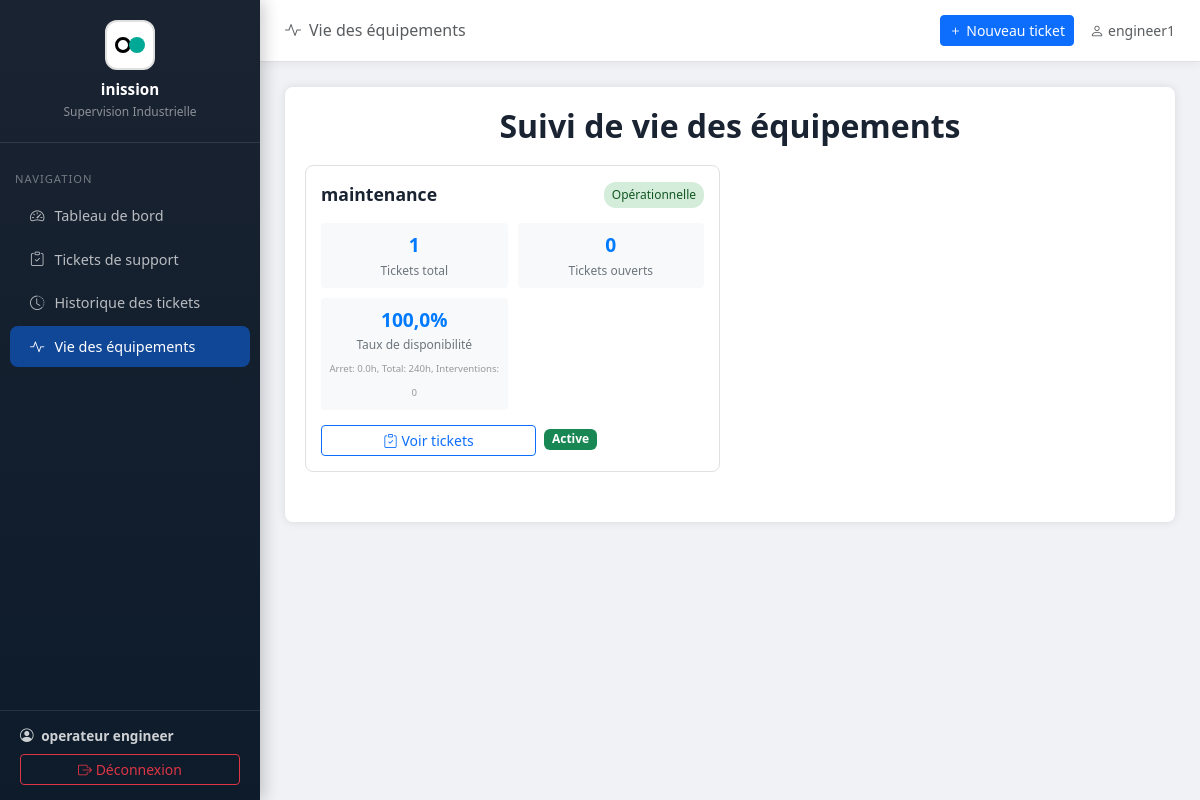
/interventions/viee/ (signed in), run on an earlier commit of the app's database.
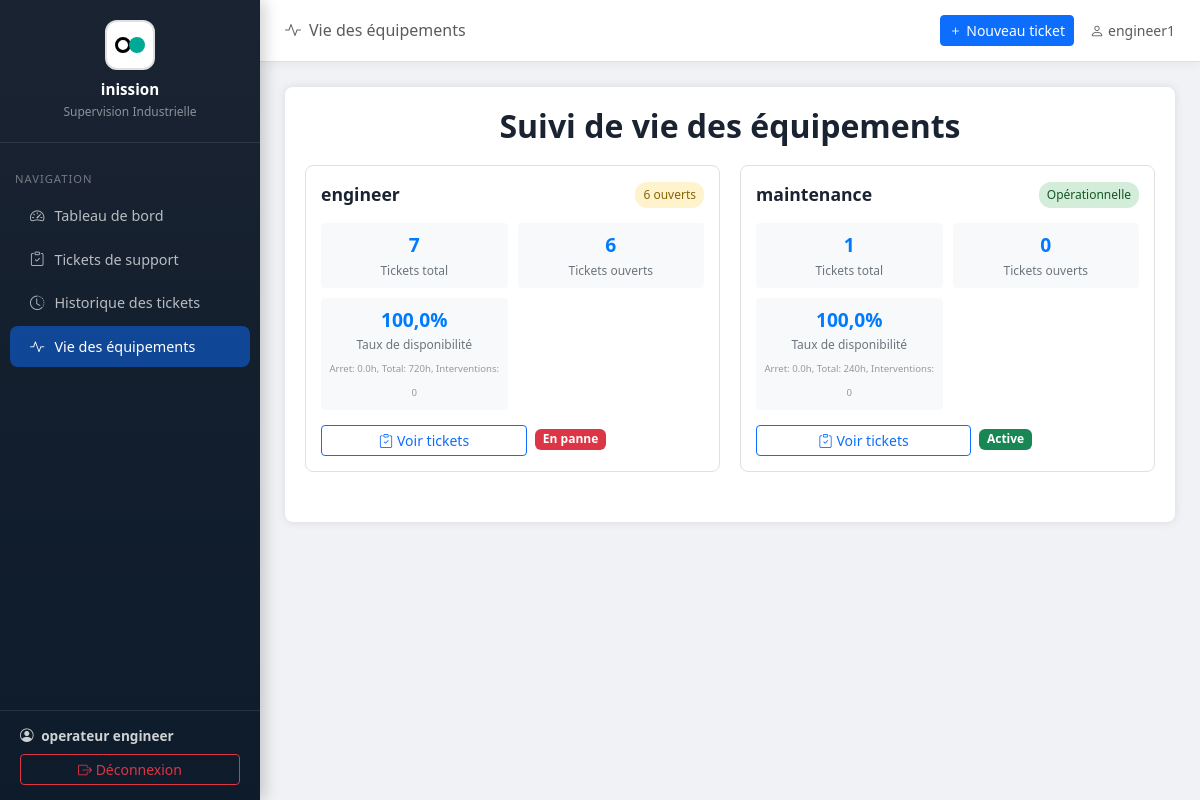
And on a later commit of the database.
### tickets/models.py (models this page shows, shortened)
class Machine(models.Model):
    nom = models.CharField(max_length=200, verbose_name="Nom de la machine")
    reference = models.CharField(max_length=100, unique=True, verbose_name="Référence")
    localisation = models.CharField(max_length=200, verbose_name="Localisation / Zone")
    description = models.TextField(blank=True, verbose_name="Description")
    actif = models.BooleanField(default=True, verbose_name="Active")
    date_installation = models.DateField(null=True, blank=True, verbose_name="Date d'installation")
    department = models.ForeignKey('Department', on_delete=models.SET_NULL, null=True, blank=True, verbose_name="Département associé")
    operator = models.ForeignKey('OperatorProfile', on_delete=models.SET_NULL, null=True, blank=True, verbose_name="Opérateur assigné")
    class Meta:
        verbose_name = "Machine"
        verbose_name_plural = "Machines"
        ordering = ['nom']

### tickets/views.py (the view, shortened to what this page needs)
# urls.py: path('interventions/viee/', views.viee_dashboard, name='viee_dashboard'),
@login_required
@login_required
def viee_dashboard(request):
    from django.db.models import Count, Q
    user = request.user
    profile = getattr(user, 'operatorprofile', None)
    if is_admin_or_supervisor(user):
        if profile and profile.role == 'superviseur' and profile.department:
            machine_base_qs = Machine.objects.filter(department=profile.department)
        else:
            machine_base_qs = Machine.objects.all()
    else:
        if not profile:
            messages.error(request, "Aucun profil opérateur trouvé.")
            return redirect('dashboard')
        machine_base_qs = profile.machines.all()
    machines_qs = machine_base_qs.annotate(
        nb_demandes=Count('ticketsupport'),
        nb_demandes_ouvertes=Count('ticketsupport', filter=Q(ticketsupport__statut__in=['en_attente', 'validee', 'en_cours'])),
        nb_demandes_critiques=Count('ticketsupport', filter=Q(ticketsupport__nature_probleme='critique', ticketsupport__statut__in=['en_attente', 'validee', 'en_cours'])),
    ).order_by('nom')
    paginator = Paginator(machines_qs, 25)  # 25 machines par page
    page = request.GET.get('page')
    try:
        machines = paginator.page(page)
    except PageNotAnInteger:
        machines = paginator.page(1)
    except EmptyPage:
        machines = paginator.page(paginator.num_pages)
    for machine in machines:
        total_arret_heures = 0
        interventions = InterventionTechnique.objects.filter(
            numero_ticket__machine=machine,
            date_fin_intervention__isnull=False
        )
        nb_interventions_terminees = interventions.count()
        if machine.date_installation:
            temps_total = (timezone.now().date() - machine.date_installation).days * 24
        else:
            temps_total = 30 * 24
        if temps_total > 0:
            temps_disponible = max(0, temps_total - total_arret_heures)
            machine.taux_disponibilite = (temps_disponible / temps_total) * 100
        else:
            machine.taux_disponibilite = 100.0
        machine.taux_disponibilite = round(machine.taux_disponibilite, 2)
        machine.debug_info = f"Arret: {total_arret_heures:.1f}h, Total: {temps_total}h, Interventions: {nb_interventions_terminees}"
    demandes_recentes = TicketSupport.objects.select_related('machine').order_by('-date_creation')[:10]
    interventions_recentes = InterventionTechnique.objects.select_related('numero_demande', 'numero_demande__machine').order_by('-date_creation')[:10]
    context = {
        'machines': machines,
        'demandes_recentes': demandes_recentes,
        'interventions_recentes': interventions_recentes,
        'paginator': paginator,
    }
    return render(request, 'tickets/viee_dashboard.html', context)

### tickets/templatetags/permissions.py (called while the page is built)
@register.filter
def is_admin_or_supervisor(user):
    if user.is_superuser or user.is_staff:
        return True
    profile = getattr(user, 'operatorprofile', None)
    return profile and profile.role == 'superviseur'

### tickets/views.py (called while the page is built)
def is_admin_or_supervisor(user):
    if user.is_superuser or user.is_staff:
        return True
    profile = getattr(user, 'operatorprofile', None)
    return profile and profile.role == 'superviseur'

### tickets/templates/tickets/viee_dashboard.html (shortened to what this page needs)
{% extends 'tickets/base.html' %}
{% load permissions %}
{% block page_title %}<i class="bi bi-activity me-2"></i>Vie des équipements{% endblock %}
{% block content %}
<div class="viee-container">
    <h2 class="viee-title">Suivi de vie des équipements</h2>
    <div class="machine-grid">
        {% for machine in machines %}
        <div class="machine-card" data-machine-id="{{ machine.pk }}">
            <div class="machine-header">
                <div class="machine-name">{{ machine.nom }}</div>
                {% if machine.nb_demandes_critiques > 0 %}
                <div class="machine-status status-danger">{{ machine.nb_demandes_critiques }} critique{{ machine.nb_demandes_critiques|pluralize }}</div>
                {% elif machine.nb_demandes_ouvertes > 0 %}
                <div class="machine-status status-warning">{{ machine.nb_demandes_ouvertes }} ouvert{{ machine.nb_demandes_ouvertes|pluralize }}</div>
                {% else %}
                <div class="machine-status status-good">Opérationnelle</div>
                {% endif %}
            </div>
            <div class="machine-stats">
                <div class="stat-item">
                    <div class="stat-number" data-field="nb_demandes">{{ machine.nb_demandes }}</div>
                    <div class="stat-label">Tickets total</div>
                </div>
                <div class="stat-item">
                    <div class="stat-number" data-field="nb_demandes_ouvertes">{{ machine.nb_demandes_ouvertes }}</div>
                    <div class="stat-label">Tickets ouverts</div>
                </div>
                <div class="stat-item">
                    <div class="stat-number" data-field="taux_disponibilite">{{ machine.taux_disponibilite }}%</div>
                    <div class="stat-label">Taux de disponibilité</div>
                    <small style="font-size: 0.6rem; color: #999;">{{ machine.debug_info }}</small>
                </div>
            </div>
            <div class="d-flex gap-2">
                <button type="button" class="btn btn-sm btn-outline-primary flex-grow-1" data-bs-toggle="modal" data-bs-target="#ticketsModal" data-machine-id="{{ machine.pk }}">
                    <i class="bi bi-clipboard-check me-1"></i>Voir tickets
                </button>
                <div class="d-flex flex-column flex-grow-1">
                    <span class="mb-1 machine-status-label">
                        {% if machine.actif %}
                            {% if machine.nb_demandes_ouvertes > 0 %}
                                <span class="badge bg-danger">En panne</span>
                            {% else %}
                                <span class="badge bg-success">Active</span>
                            {% endif %}
                        {% else %}
                            <span class="badge bg-secondary">Inactive</span>
                        {% endif %}
                    </span>
                </div>
            </div>
        </div>
            {% empty %}
        <div class="col-12 text-center py-5 text-muted">
            <i class="bi bi-cpu" style="font-size:4rem;display:block;margin-bottom:15px;"></i>
            Aucune machine active trouvée.
        </div>
        {% endfor %}
    </div>
{% endblock %}

What changed in the data, as far as the page shows it:
now on this page (row edited): Machine: nom "engineer", nb_demandes_ouvertes "6", nb_demandes "7", taux_disponibilite "100,0", debug_info "Arret: 0.0h, Total: 720h, Interventions: 0", actif "En panne"
